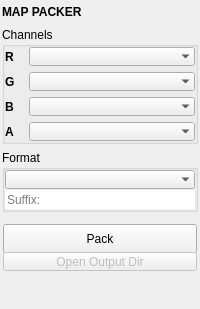
<?xml version="1.0" encoding="UTF-8"?>
<ui version="4.0">
 <class>QtUi</class>
 <widget class="QMainWindow" name="QtUi">
  <property name="enabled">
   <bool>true</bool>
  </property>
  <property name="geometry">
   <rect>
    <x>0</x>
    <y>0</y>
    <width>200</width>
    <height>296</height>
   </rect>
  </property>
  <property name="tabShape">
   <enum>QTabWidget::Triangular</enum>
  </property>
  <property name="dockNestingEnabled">
   <bool>true</bool>
  </property>
  <property name="dockOptions">
   <set>QMainWindow::AllowNestedDocks|QMainWindow::AllowTabbedDocks|QMainWindow::AnimatedDocks|QMainWindow::ForceTabbedDocks</set>
  </property>
  <widget class="QWidget" name="central_widget">
   <property name="minimumSize">
    <size>
     <width>200</width>
     <height>0</height>
    </size>
   </property>
   <layout class="QVBoxLayout" name="verticalLayout">
    <property name="spacing">
     <number>2</number>
    </property>
    <property name="leftMargin">
     <number>2</number>
    </property>
    <property name="topMargin">
     <number>2</number>
    </property>
    <property name="rightMargin">
     <number>2</number>
    </property>
    <property name="bottomMargin">
     <number>2</number>
    </property>
    <item>
     <layout class="QVBoxLayout" name="main_layout">
      <property name="spacing">
       <number>6</number>
      </property>
      <property name="sizeConstraint">
       <enum>QLayout::SetFixedSize</enum>
      </property>
      <item>
       <widget class="Header" name="header">
        <property name="sizePolicy">
         <sizepolicy hsizetype="Preferred" vsizetype="Fixed">
          <horstretch>0</horstretch>
          <verstretch>0</verstretch>
         </sizepolicy>
        </property>
        <property name="minimumSize">
         <size>
          <width>0</width>
          <height>19</height>
         </size>
        </property>
        <property name="maximumSize">
         <size>
          <width>999</width>
          <height>19</height>
         </size>
        </property>
        <property name="font">
         <font>
          <weight>75</weight>
          <bold>true</bold>
         </font>
        </property>
        <property name="text">
         <string>MAP PACKER</string>
        </property>
       </widget>
      </item>
      <item>
       <widget class="QGroupBox" name="Formatting">
        <property name="sizePolicy">
         <sizepolicy hsizetype="Preferred" vsizetype="Fixed">
          <horstretch>0</horstretch>
          <verstretch>0</verstretch>
         </sizepolicy>
        </property>
        <property name="title">
         <string>Channels</string>
        </property>
        <layout class="QGridLayout" name="gridLayout">
         <property name="leftMargin">
          <number>0</number>
         </property>
         <property name="topMargin">
          <number>0</number>
         </property>
         <property name="rightMargin">
          <number>0</number>
         </property>
         <property name="bottomMargin">
          <number>0</number>
         </property>
         <item row="2" column="1">
          <widget class="ComboBox" name="cmbB">
           <property name="sizePolicy">
            <sizepolicy hsizetype="Preferred" vsizetype="Fixed">
             <horstretch>0</horstretch>
             <verstretch>0</verstretch>
            </sizepolicy>
           </property>
           <property name="minimumSize">
            <size>
             <width>0</width>
             <height>19</height>
            </size>
           </property>
           <property name="maximumSize">
            <size>
             <width>16777215</width>
             <height>19</height>
            </size>
           </property>
           <property name="toolTip">
            <string>Specify the map to pack to the Blue Channel.</string>
           </property>
           <property name="maxVisibleItems">
            <number>30</number>
           </property>
           <property name="sizeAdjustPolicy">
            <enum>QComboBox::AdjustToContentsOnFirstShow</enum>
           </property>
           <property name="frame">
            <bool>false</bool>
           </property>
          </widget>
         </item>
         <item row="0" column="1">
          <widget class="ComboBox" name="cmbR">
           <property name="sizePolicy">
            <sizepolicy hsizetype="Preferred" vsizetype="Fixed">
             <horstretch>0</horstretch>
             <verstretch>0</verstretch>
            </sizepolicy>
           </property>
           <property name="minimumSize">
            <size>
             <width>0</width>
             <height>19</height>
            </size>
           </property>
           <property name="maximumSize">
            <size>
             <width>16777215</width>
             <height>19</height>
            </size>
           </property>
           <property name="toolTip">
            <string>Specify the map to pack to the Red Channel.</string>
           </property>
           <property name="maxVisibleItems">
            <number>30</number>
           </property>
           <property name="sizeAdjustPolicy">
            <enum>QComboBox::AdjustToContentsOnFirstShow</enum>
           </property>
           <property name="frame">
            <bool>false</bool>
           </property>
          </widget>
         </item>
         <item row="3" column="1">
          <widget class="ComboBox" name="cmbA">
           <property name="sizePolicy">
            <sizepolicy hsizetype="Preferred" vsizetype="Fixed">
             <horstretch>0</horstretch>
             <verstretch>0</verstretch>
            </sizepolicy>
           </property>
           <property name="minimumSize">
            <size>
             <width>0</width>
             <height>19</height>
            </size>
           </property>
           <property name="maximumSize">
            <size>
             <width>16777215</width>
             <height>19</height>
            </size>
           </property>
           <property name="toolTip">
            <string>Specify the map to pack to the Alpha Channel.</string>
           </property>
           <property name="maxVisibleItems">
            <number>30</number>
           </property>
           <property name="sizeAdjustPolicy">
            <enum>QComboBox::AdjustToContentsOnFirstShow</enum>
           </property>
           <property name="frame">
            <bool>false</bool>
           </property>
          </widget>
         </item>
         <item row="1" column="1">
          <widget class="ComboBox" name="cmbG">
           <property name="sizePolicy">
            <sizepolicy hsizetype="Preferred" vsizetype="Fixed">
             <horstretch>0</horstretch>
             <verstretch>0</verstretch>
            </sizepolicy>
           </property>
           <property name="minimumSize">
            <size>
             <width>0</width>
             <height>19</height>
            </size>
           </property>
           <property name="maximumSize">
            <size>
             <width>16777215</width>
             <height>19</height>
            </size>
           </property>
           <property name="toolTip">
            <string>Specify the map to pack to the Green Channel.</string>
           </property>
           <property name="maxVisibleItems">
            <number>30</number>
           </property>
           <property name="sizeAdjustPolicy">
            <enum>QComboBox::AdjustToContentsOnFirstShow</enum>
           </property>
           <property name="frame">
            <bool>false</bool>
           </property>
          </widget>
         </item>
         <item row="0" column="0">
          <widget class="QLabel" name="lblR">
           <property name="maximumSize">
            <size>
             <width>18</width>
             <height>16777215</height>
            </size>
           </property>
           <property name="font">
            <font>
             <weight>75</weight>
             <bold>true</bold>
            </font>
           </property>
           <property name="text">
            <string>R</string>
           </property>
          </widget>
         </item>
         <item row="1" column="0">
          <widget class="QLabel" name="lblG">
           <property name="maximumSize">
            <size>
             <width>18</width>
             <height>16777215</height>
            </size>
           </property>
           <property name="font">
            <font>
             <weight>75</weight>
             <bold>true</bold>
            </font>
           </property>
           <property name="text">
            <string>G</string>
           </property>
          </widget>
         </item>
         <item row="2" column="0">
          <widget class="QLabel" name="lblB">
           <property name="maximumSize">
            <size>
             <width>18</width>
             <height>16777215</height>
            </size>
           </property>
           <property name="font">
            <font>
             <weight>75</weight>
             <bold>true</bold>
            </font>
           </property>
           <property name="text">
            <string>B</string>
           </property>
          </widget>
         </item>
         <item row="3" column="0">
          <widget class="QLabel" name="lblA">
           <property name="maximumSize">
            <size>
             <width>18</width>
             <height>16777215</height>
            </size>
           </property>
           <property name="font">
            <font>
             <weight>75</weight>
             <bold>true</bold>
            </font>
           </property>
           <property name="text">
            <string>A</string>
           </property>
          </widget>
         </item>
        </layout>
       </widget>
      </item>
      <item>
       <widget class="QGroupBox" name="groupBox">
        <property name="sizePolicy">
         <sizepolicy hsizetype="Preferred" vsizetype="Fixed">
          <horstretch>0</horstretch>
          <verstretch>0</verstretch>
         </sizepolicy>
        </property>
        <property name="title">
         <string>Format</string>
        </property>
        <layout class="QVBoxLayout" name="verticalLayout_2">
         <property name="spacing">
          <number>1</number>
         </property>
         <property name="leftMargin">
          <number>0</number>
         </property>
         <property name="topMargin">
          <number>0</number>
         </property>
         <property name="rightMargin">
          <number>0</number>
         </property>
         <property name="bottomMargin">
          <number>0</number>
         </property>
         <item>
          <widget class="ComboBox" name="cmbFormat">
           <property name="sizePolicy">
            <sizepolicy hsizetype="Preferred" vsizetype="Fixed">
             <horstretch>0</horstretch>
             <verstretch>0</verstretch>
            </sizepolicy>
           </property>
           <property name="minimumSize">
            <size>
             <width>0</width>
             <height>19</height>
            </size>
           </property>
           <property name="maximumSize">
            <size>
             <width>16777215</width>
             <height>19</height>
            </size>
           </property>
           <property name="toolTip">
            <string>Specify the map output file format.</string>
           </property>
           <property name="maxVisibleItems">
            <number>30</number>
           </property>
           <property name="sizeAdjustPolicy">
            <enum>QComboBox::AdjustToContentsOnFirstShow</enum>
           </property>
           <property name="frame">
            <bool>false</bool>
           </property>
          </widget>
         </item>
         <item>
          <widget class="LineEdit" name="txtSuffix">
           <property name="sizePolicy">
            <sizepolicy hsizetype="Preferred" vsizetype="Fixed">
             <horstretch>0</horstretch>
             <verstretch>0</verstretch>
            </sizepolicy>
           </property>
           <property name="minimumSize">
            <size>
             <width>0</width>
             <height>19</height>
            </size>
           </property>
           <property name="maximumSize">
            <size>
             <width>16777215</width>
             <height>19</height>
            </size>
           </property>
           <property name="toolTip">
            <string>Specify a suffix for the packed texture's file name.</string>
           </property>
           <property name="frame">
            <bool>false</bool>
           </property>
           <property name="placeholderText">
            <string>Suffix:</string>
           </property>
          </widget>
         </item>
        </layout>
       </widget>
      </item>
      <item>
       <layout class="QVBoxLayout" name="verticalLayout_3">
        <property name="spacing">
         <number>3</number>
        </property>
        <property name="leftMargin">
         <number>1</number>
        </property>
        <property name="topMargin">
         <number>1</number>
        </property>
        <property name="rightMargin">
         <number>1</number>
        </property>
        <property name="bottomMargin">
         <number>1</number>
        </property>
        <item>
         <widget class="QPushButton" name="b000">
          <property name="enabled">
           <bool>true</bool>
          </property>
          <property name="minimumSize">
           <size>
            <width>0</width>
            <height>30</height>
           </size>
          </property>
          <property name="maximumSize">
           <size>
            <width>16777215</width>
            <height>19</height>
           </size>
          </property>
          <property name="toolTip">
           <string>Choose the maps to pack and perform the operation.</string>
          </property>
          <property name="text">
           <string>Pack</string>
          </property>
         </widget>
        </item>
        <item>
         <widget class="QPushButton" name="b001">
          <property name="enabled">
           <bool>false</bool>
          </property>
          <property name="sizePolicy">
           <sizepolicy hsizetype="Preferred" vsizetype="Fixed">
            <horstretch>0</horstretch>
            <verstretch>0</verstretch>
           </sizepolicy>
          </property>
          <property name="minimumSize">
           <size>
            <width>0</width>
            <height>19</height>
           </size>
          </property>
          <property name="maximumSize">
           <size>
            <width>16777215</width>
            <height>19</height>
           </size>
          </property>
          <property name="toolTip">
           <string>Choose the maps to pack and perform the operation.</string>
          </property>
          <property name="text">
           <string>Open Output Dir</string>
          </property>
         </widget>
        </item>
       </layout>
      </item>
      <item>
       <spacer name="verticalSpacer">
        <property name="orientation">
         <enum>Qt::Vertical</enum>
        </property>
        <property name="sizeType">
         <enum>QSizePolicy::Fixed</enum>
        </property>
        <property name="sizeHint" stdset="0">
         <size>
          <width>0</width>
          <height>10</height>
         </size>
        </property>
       </spacer>
      </item>
      <item>
       <widget class="Footer" name="footer" native="true">
        <property name="minimumSize">
         <size>
          <width>0</width>
          <height>19</height>
         </size>
        </property>
        <property name="maximumSize">
         <size>
          <width>16777215</width>
          <height>19</height>
         </size>
        </property>
       </widget>
      </item>
     </layout>
    </item>
   </layout>
  </widget>
 </widget>
 <customwidgets>
  <customwidget>
   <class>Header</class>
   <extends>QLabel</extends>
   <header>uitk.widgets.header</header>
  </customwidget>
  <customwidget>
   <class>Footer</class>
   <extends>QWidget</extends>
   <header>uitk.widgets.footer</header>
  </customwidget>
  <customwidget>
   <class>ComboBox</class>
   <extends>QComboBox</extends>
   <header>uitk.widgets.comboBox.ComboBox.h</header>
  </customwidget>
  <customwidget>
   <class>LineEdit</class>
   <extends>QLineEdit</extends>
   <header>uitk.widgets.lineEdit</header>
  </customwidget>
 </customwidgets>
 <resources/>
 <connections/>
 <designerdata>
  <property name="gridDeltaX">
   <number>5</number>
  </property>
  <property name="gridDeltaY">
   <number>5</number>
  </property>
  <property name="gridSnapX">
   <bool>true</bool>
  </property>
  <property name="gridSnapY">
   <bool>true</bool>
  </property>
  <property name="gridVisible">
   <bool>true</bool>
  </property>
 </designerdata>
</ui>
